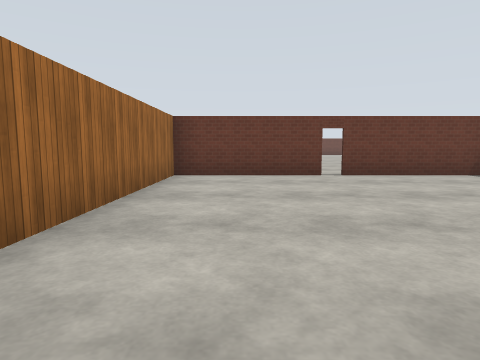
[1] (above)

24 first-person views from a walk through a world built for the Gazebo simulator. The camera is 1.2 m above the floor, tilts 6° down and sees 75° across. The floor is counted in squares, 2 m on a side. Each view is taken from the middle of a square. On the plan, view 1 faces up. The plan holds only what a view shows up to about 9 squares ahead; the rest is blank. The place goes on beyond the plan. The robots in the file are not drawn. Gazebo's built-in surfaces are drawn with simple patterns. Simple shapes stand in for some stock models.

[2]
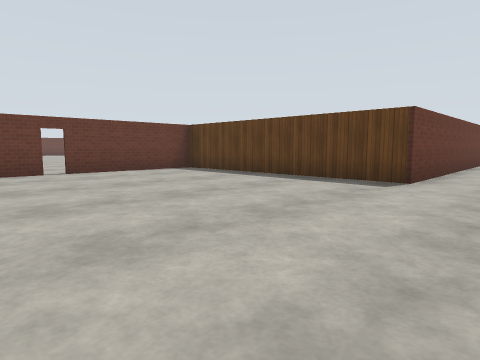

[3]
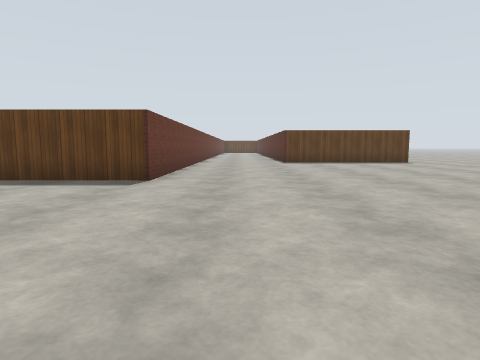

[4]
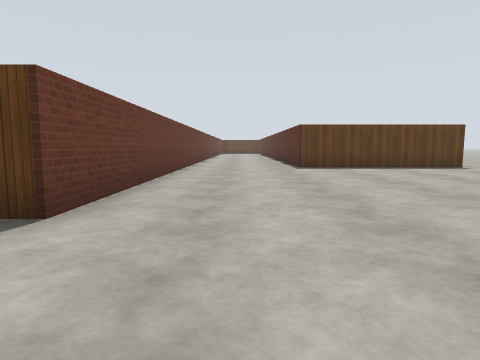

[5]
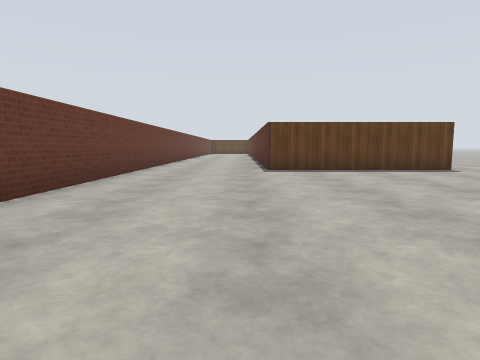

[6]
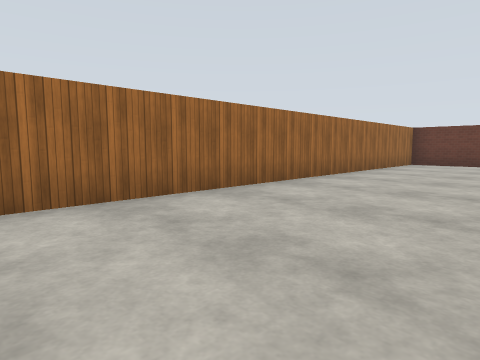

[7]
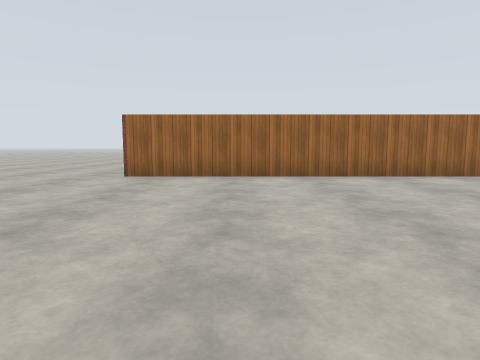

[8]
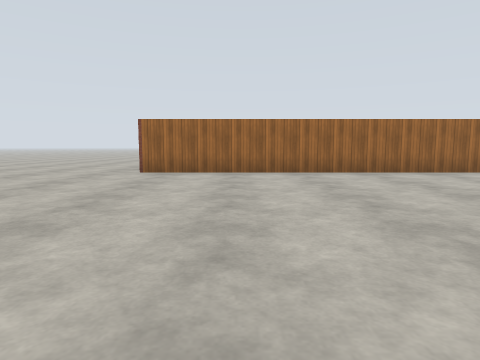

[9]
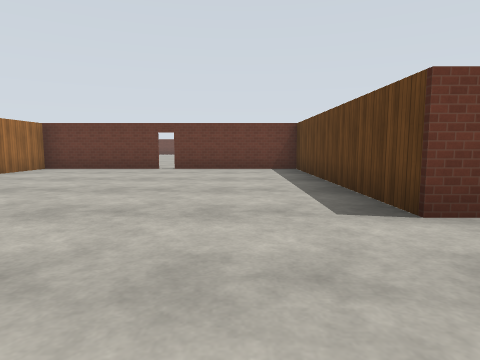

[10]
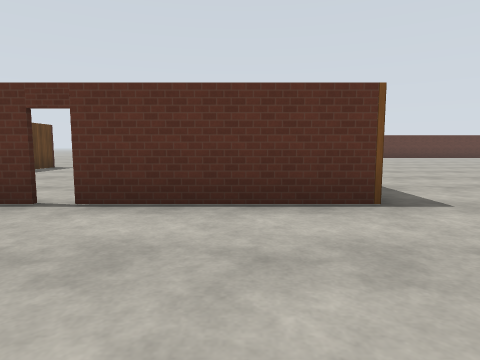

[11]
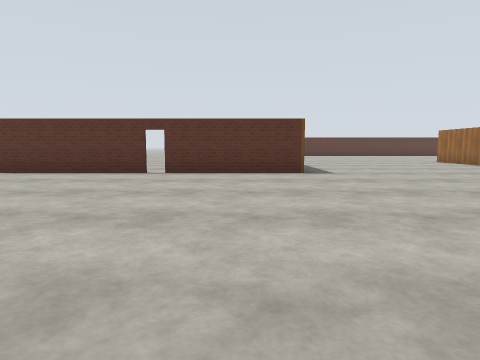

[12]
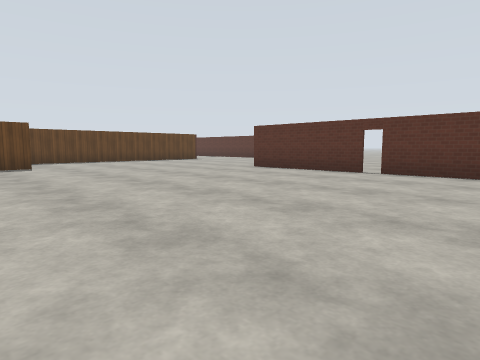

[13]
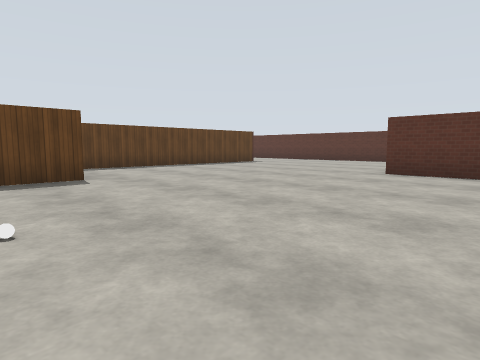

[14]
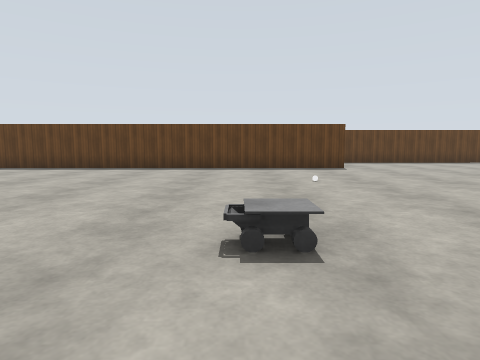

[15]
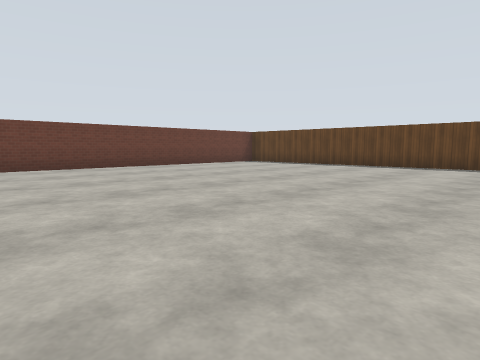

[16]
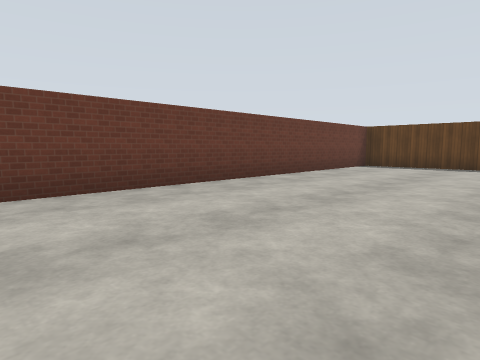

[17]
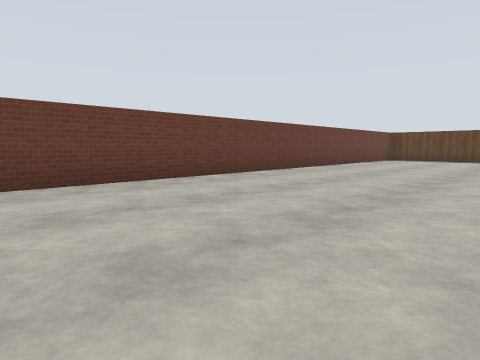

[18]
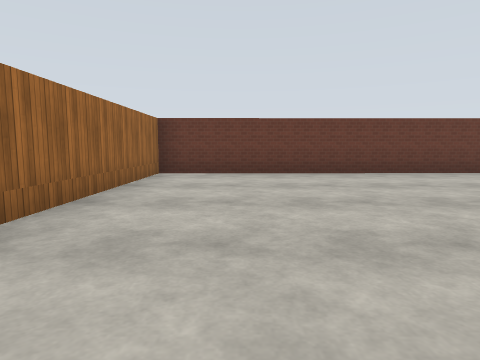

[19]
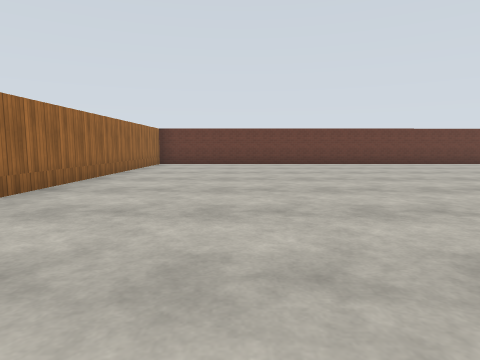

[20]
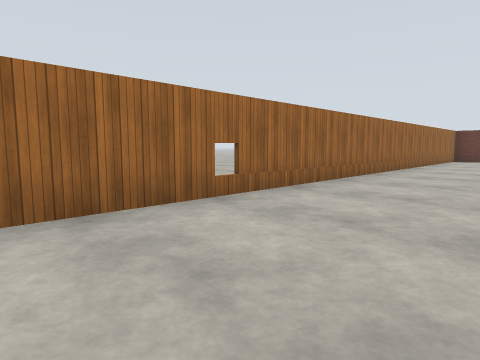

[21]
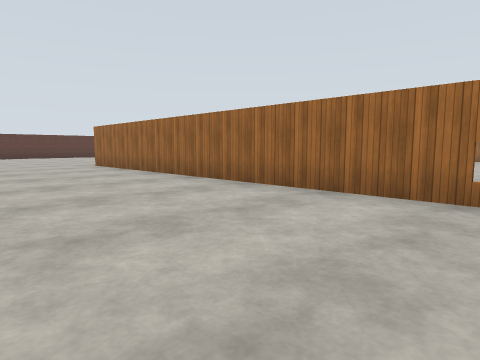

[22]
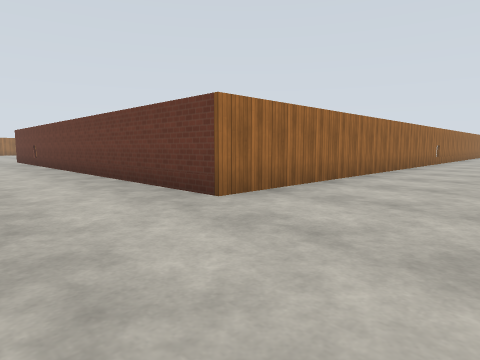

[23]
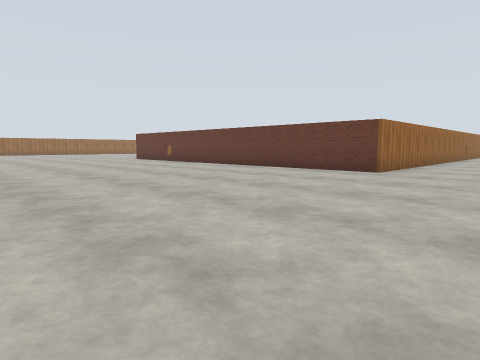

[24]
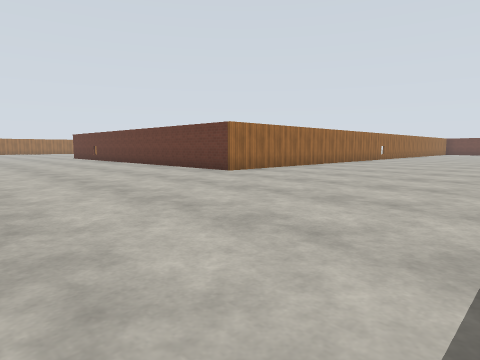

### Floor plan
Points are (right, up) in squares from view 1. A wall is a line through its corners. A room is listed if a view was taken in it or the views show most of it. See-through windows are left out.
Room 1 (views 1, 2, 3, 4, 5, 6, 7, 8, 9)
walls: (12.5, 0.6) (5.6, 0.6) (5.6, 6.7) (2.1, 6.7); (1.7, 6.7) (-1.4, 6.7) (-1.4, -6.5); (12.2, -6.5) (12.2, -2.6)
ways out: open door at (2, 7) to room 2
Room 2 (views 10, 11, 12, 13, 14, 15, 16, 17, 18, 19, 20, 21, 22, 23, 24)
walls: (-1.5, 6.7) (1.7, 6.7); (2.1, 6.7) (5.7, 6.7); (9, 11.9) (9, 22.9); (12.2, 10.3) (12.2, 11); (7.5, 24.3) (-7.9, 24.2) (-7.9, 1.5) (-15.4, 1.5)
ways out: open door at (2, 7) to room 1
objects: other object (2, 15); white ball (6, 14)

Where each view was taken, in squares from view 1:
view 1: 0 up, 0 right, facing up
view 2: 1 down, 0 right, facing up-right
view 3: 1 down, 0 right, facing right
view 4: 1 down, 3 right, facing right
view 5: 2 down, 4 right, facing right
view 6: 5 down, 2 right, facing up-left
view 7: 5 down, 5 right, facing left
view 8: 5 down, 6 right, facing left
view 9: 2 down, 4 right, facing up
view 10: 10 up, 0 right, facing down
view 11: 14 up, 0 right, facing down
view 12: 14 up, 1 left, facing down-right
view 13: 14 up, 3 right, facing down-right
view 14: 15 up, 0 right, facing right
view 15: 15 up, 1 left, facing up-right
view 16: 20 up, 1 left, facing up-right
view 17: 19 up, 6 left, facing up-right
view 18: 17 up, 6 left, facing up
view 19: 13 up, 5 left, facing up
view 20: 9 up, 5 left, facing up-left
view 21: 12 up, 4 left, facing down-left
view 22: 1 down, 5 left, facing up-left
view 23: 6 down, 5 left, facing up-left
view 24: 4 down, 2 left, facing up-left
